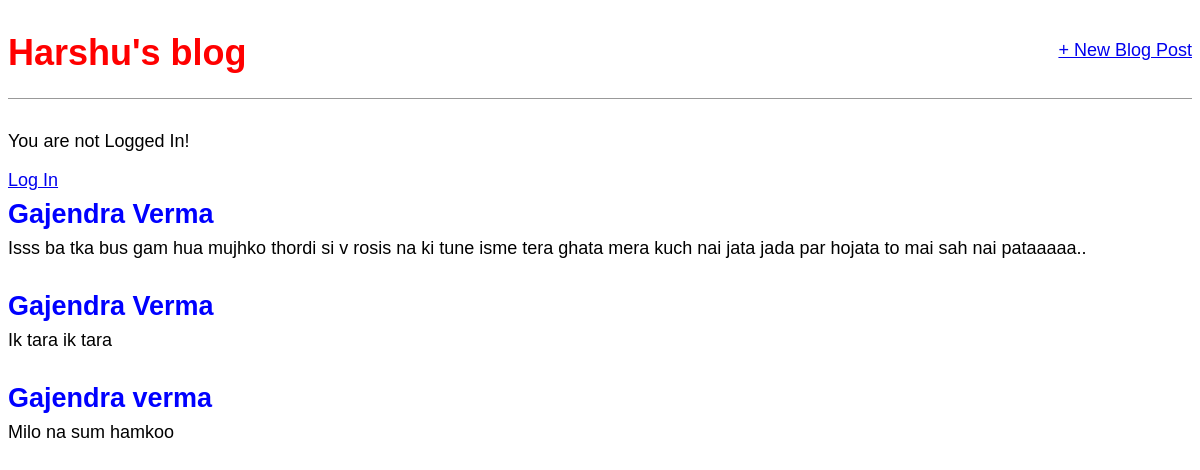
The app's page /, older data.
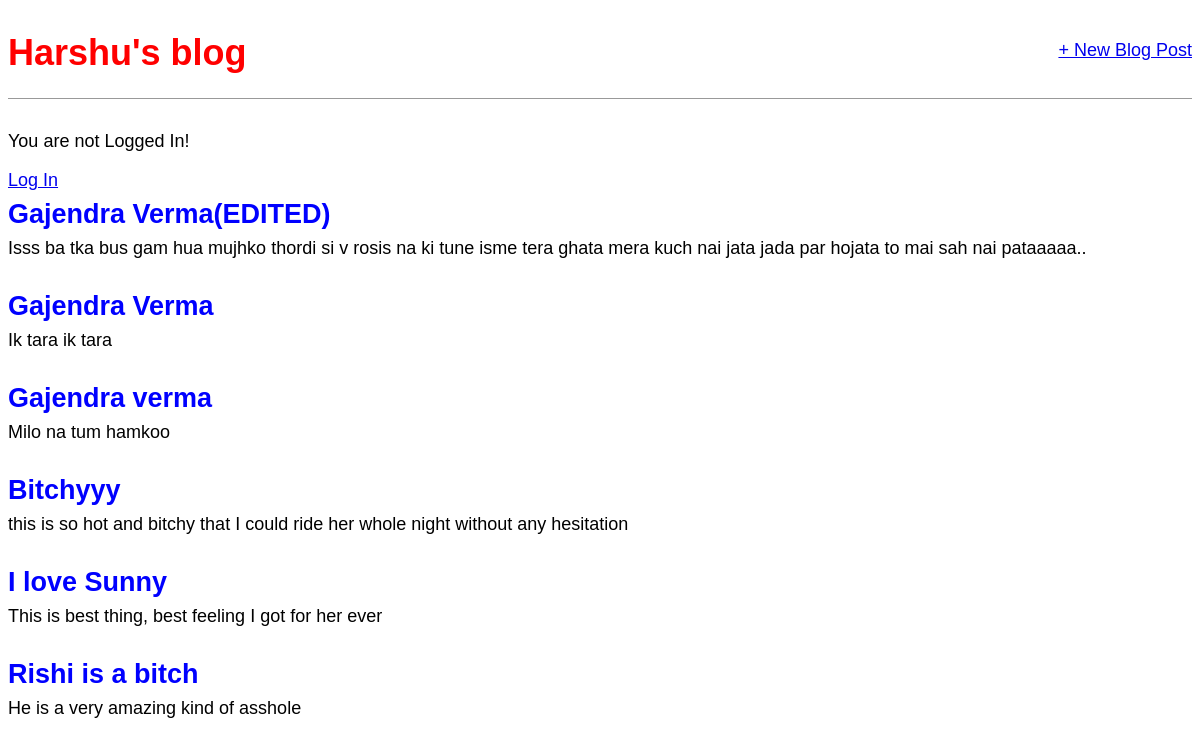
The same page, newer data.
### blog/models.py (models this page shows, shortened)
class Post(models.Model):
    title = models.CharField(max_length = 100)
    author = models.ForeignKey('auth.User',on_delete=models.CASCADE)
    body = models.TextField()

### blog/views.py (the view)
# urls.py: path('',BlogListView.as_view(),name = 'home')
class BlogListView(ListView):
    model = Post
    template_name = 'home.html'

### templates/home.html
{% extends 'base.html' %}
{% block content %}
   {% for post in object_list%}
   <div class="post-entry">
        <h2><a href = "{% url 'post_detail' post.pk %}">{{ post.title }}</a></h2>
        <p> {{ post.body }} </p>
   </div>
   {% endfor %}
{% endblock content %}

### templates/base.html (shortened to what this page needs)
{% load static %}
<html>
<head>
<link href="{% static 'css/base.css' %}" rel="stylesheet">
</head>
<body>
<header>
<div class="nav-left">
<h1><a href="{% url 'home' %}">Harshu's blog</a></h1>
</div>
<div class="nav-right">
<a href="{% url 'post_new' %}">+ New Blog Post</a> </div>
</header>
{% if user.is_authenticated %}
    <p>Hi {{ user.username }}! </p>
    <p><a href="{% url 'logout' %}">Log out</a></p>
{% else %}
    <p>You are not Logged In! </p>
    <a href="{% url 'login' %}">Log In</a>
{% endif %}
<div>
   {% block content  %}
   {% endblock content  %}
</div>
</body>

### static/css/base.css (style rules this page uses)
body { font-family: 'Source Sans Pro', sans-serif; font-size: 18px; }
header { border-bottom: 1px solid #999; margin-bottom: 2rem; display: flex; }
header h1 a { color: red; text-decoration: none; }
.nav-left { margin-right: auto; }
.nav-right { display: flex; padding-top: 2rem; }
.post-entry { margin-bottom: 2rem; }
.post-entry h2 { margin: 0.5rem 0; }
.post-entry h2 a, .post-entry h2 a:visited { color: blue; text-decoration: none; }
.post-entry p { margin: 0; font-weight: 400; }

Row changes from the older to the newer data that the page shows:
changed Post: title "Gajendra Verma" → "Gajendra Verma(EDITED)"
changed Post "Gajendra verma": body "Milo na sum hamkoo" → "Milo na tum hamkoo"
added Post: title "Bitchyyy", body "this is so hot and bitchy that I could ride her whole night without any hesitation"
added Post: title "I love Sunny", body "This is best thing, best feeling I got for her ever"
added Post: title "Rishi is a bitch", body "He is a very amazing kind of asshole"
